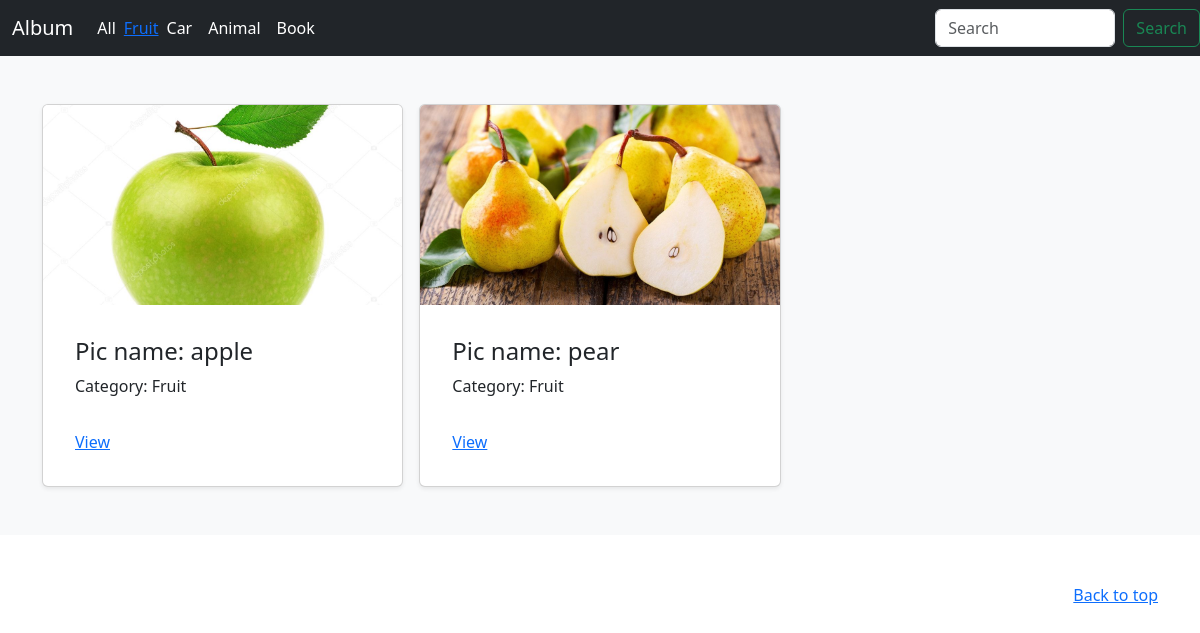
Page /category/1/ on the committed database.
### photos/models.py (models this page shows, shortened)
class Category(models.Model):
    name = models.CharField(max_length=100, db_index=True)
    def get_absolute_url(self):
        return reverse('category', kwargs={'category_id': self.pk})
    class Meta:
        verbose_name = 'Category'
        verbose_name_plural = 'Categories'

class Photos(models.Model):
    category = models.ForeignKey('Category', on_delete=models.PROTECT, null=True)
    photo = models.ImageField(upload_to="photos/%Y/%m/%d/")
    title = models.CharField(max_length=100)
    description = models.TextField(blank=True)
    def get_absolute_url(self):
        return reverse('photo', kwargs={'photo_id': self.pk})
    class Meta:
        verbose_name = 'Photo'
        verbose_name_plural = 'Photos'

### photos/views.py (the view)
# urls.py: path('category/<int:category_id>/', show_category, name='category'),
def show_category(request, category_id):
    photos = Photos.objects.filter(category_id=category_id)
    cats = Category.objects.all()
    context = {
        'photos': photos,
        'cats': cats,
        'title': 'Category',
        'cat_selected': category_id,
    }
    return render(request, 'home.html', context)

### templates/home.html (shortened to what this page needs)
{% extends 'base.html' %}
{% block content %}
<div class="album py-5 bg-light">
    <div class="container">
      <div class="row row-cols-1 row-cols-sm-2 row-cols-md-3 g-3">
          {% for p in photos %}
        <div class="col">
          <div class="card shadow-sm">
              {% if p.photo %}
            <a href="{{ p.get_absolute_url }}"><img class="card-img-top" style="
                height: 200px;
                width: 100%;
                object-fit: cover;
                max-width: inherit;"   src="{{ p.photo.url }}" alt=""></a>
              {% endif %}
            <div class="card-body">
              <div class="d-flex justify-content-between align-items-center">
                <div class="card-body">
                    <h4 class="card-title">Pic name: {{ p.title }}</h4>
                  <p class="card-text">Category: {{ p.category.name  }}</p>
                </div>
              </div>
                <div class="card-body">
                <a href="{{ p.get_absolute_url }}" class="card-link">View</a>
              </div>
            </div>
          </div>
        </div>
          {% endfor %}
      </div>
    </div>
  </div>
{% endblock %}

### templates/base.html (shortened to what this page needs)
<!doctype html>
<html lang="en">
  <head>
<link href="https://cdn.jsdelivr.net/npm/bootstrap@5.0.1/dist/css/bootstrap.min.css" rel="stylesheet">
<link href="/docs/5.0/dist/css/bootstrap.min.css" rel="stylesheet">
  </head>
  <body>
<header>
{% block mainmenu %}
  <nav class="navbar navbar-expand-lg navbar-dark bg-dark">
  <div class="container-fluid">
    <a class="navbar-brand" href="{% url 'home' %}">Album</a>
    <div class="collapse navbar-collapse" id="navbarNavAltMarkup">
    {% if cat_selected == 0 %}
    <div class="navbar-nav">
    <
        <a class="selected" aria-current="page" >All</a>
    </div>
    {% else %}
    <div class="navbar-nav">
        <a class="nav-link active" aria-current="page" href="{% url 'home' %}">All</a>
    </div>
    {% endif %}
        {% for cat in cats %}
            {% if cat.pk == cat_selected %}
              <div class="navbar-nav">
                <a class="selected" aria-current="page" >{{ cat.name }}</a>
              </div>
            {% else %}
                <div class="navbar-nav">
                <a class="nav-link active" aria-current="page"  href="{{ cat.get_absolute_url }}" >{{ cat.name }}</a>
                </div>
            {% endif %}
        {% endfor %}
    </div>
  </div>
    <form class="d-flex" method="POST" action="{% url 'search-title' %}">
      <input class="form-control me-2" type="search" placeholder="Search" aria-label="Search" name="searched">
      <button class="btn btn-outline-success" type="submit">Search</button>
    </form>
</nav>
{% endblock mainmenu %}
</header>
<main>
    {% block content %}
    {% endblock content %}
</main>
<footer class="text-muted py-5">
  <div class="container">
    <p class="float-end mb-1">
      <a href="#">Back to top</a>
    </p>
  </div>
</footer>
  </body>
</html>

### rows in the picture
Category: name "Fruit"
Category: name "Car"
Category: name "Animal"
Category: name "Book"
Photos: photo (picture), title "apple", category.name "Fruit"
Photos: photo (picture), title "pear", category.name "Fruit"
